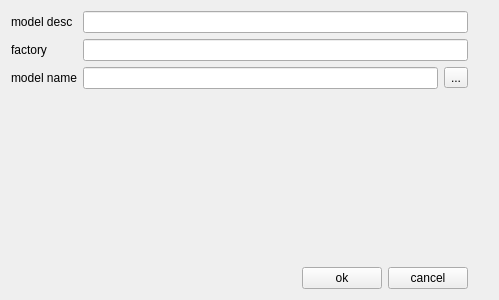
<?xml version="1.0" encoding="UTF-8"?>
<ui version="4.0">
 <class>CExportModelDialog</class>
 <widget class="QWidget" name="CExportModelDialog">
  <property name="geometry">
   <rect>
    <x>0</x>
    <y>0</y>
    <width>499</width>
    <height>300</height>
   </rect>
  </property>
  <property name="windowTitle">
   <string>device export to be model</string>
  </property>
  <layout class="QGridLayout" name="gridLayout_2">
   <item row="0" column="0">
    <layout class="QGridLayout" name="gridLayout">
     <item row="0" column="0">
      <widget class="QLabel" name="label">
       <property name="text">
        <string>model desc</string>
       </property>
      </widget>
     </item>
     <item row="0" column="1" colspan="2">
      <widget class="QLineEdit" name="pModelDesc"/>
     </item>
     <item row="1" column="0">
      <widget class="QLabel" name="label_2">
       <property name="text">
        <string>factory</string>
       </property>
      </widget>
     </item>
     <item row="1" column="1" colspan="2">
      <widget class="QLineEdit" name="pFactory"/>
     </item>
     <item row="2" column="0">
      <widget class="QLabel" name="label_3">
       <property name="text">
        <string>model name</string>
       </property>
      </widget>
     </item>
     <item row="2" column="1">
      <widget class="QLineEdit" name="pModelPath"/>
     </item>
     <item row="2" column="2">
      <widget class="QToolButton" name="toolButton">
       <property name="text">
        <string>...</string>
       </property>
      </widget>
     </item>
    </layout>
   </item>
   <item row="1" column="1">
    <spacer name="verticalSpacer">
     <property name="orientation">
      <enum>Qt::Vertical</enum>
     </property>
     <property name="sizeHint" stdset="0">
      <size>
       <width>20</width>
       <height>168</height>
      </size>
     </property>
    </spacer>
   </item>
   <item row="2" column="0">
    <layout class="QHBoxLayout" name="horizontalLayout_2">
     <item>
      <spacer name="horizontalSpacer">
       <property name="orientation">
        <enum>Qt::Horizontal</enum>
       </property>
       <property name="sizeHint" stdset="0">
        <size>
         <width>40</width>
         <height>20</height>
        </size>
       </property>
      </spacer>
     </item>
     <item>
      <widget class="QPushButton" name="pOk">
       <property name="text">
        <string>ok</string>
       </property>
      </widget>
     </item>
     <item>
      <widget class="QPushButton" name="pCancel">
       <property name="text">
        <string>cancel</string>
       </property>
      </widget>
     </item>
    </layout>
   </item>
  </layout>
 </widget>
 <layoutdefault spacing="6" margin="11"/>
 <resources/>
 <connections/>
</ui>
